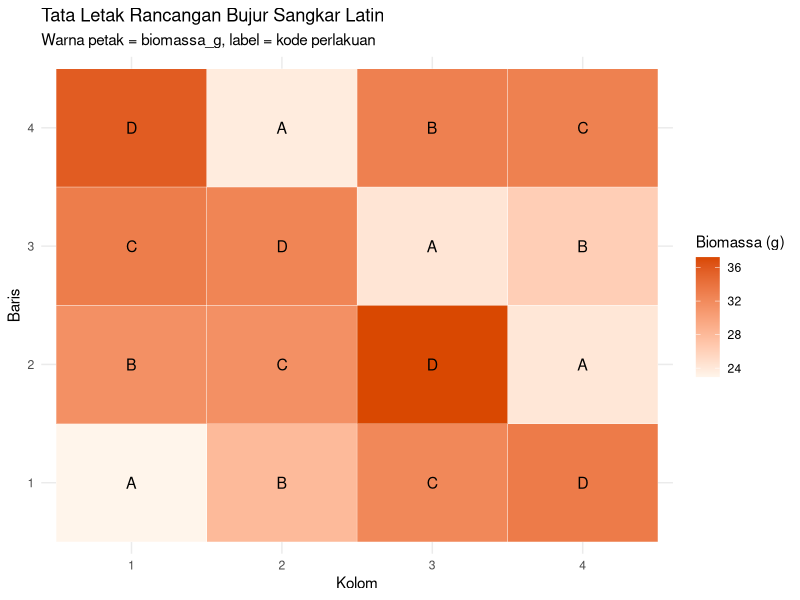
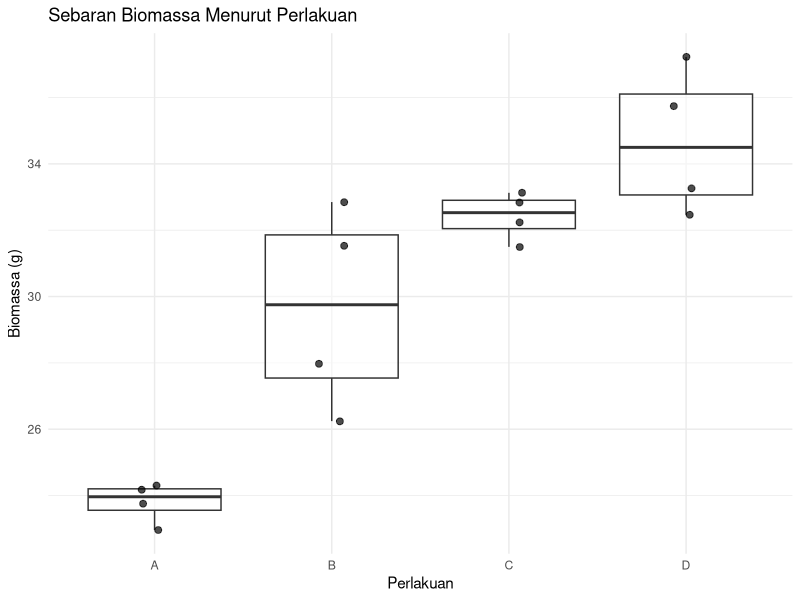
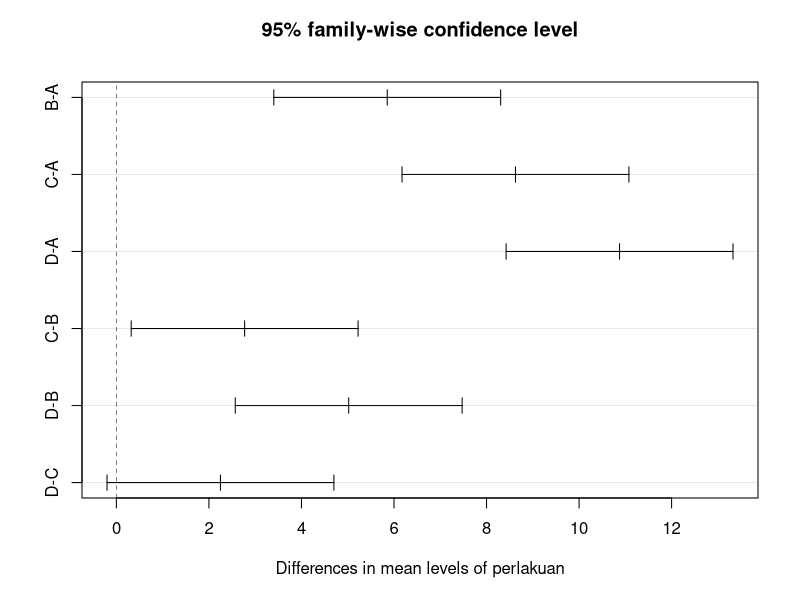
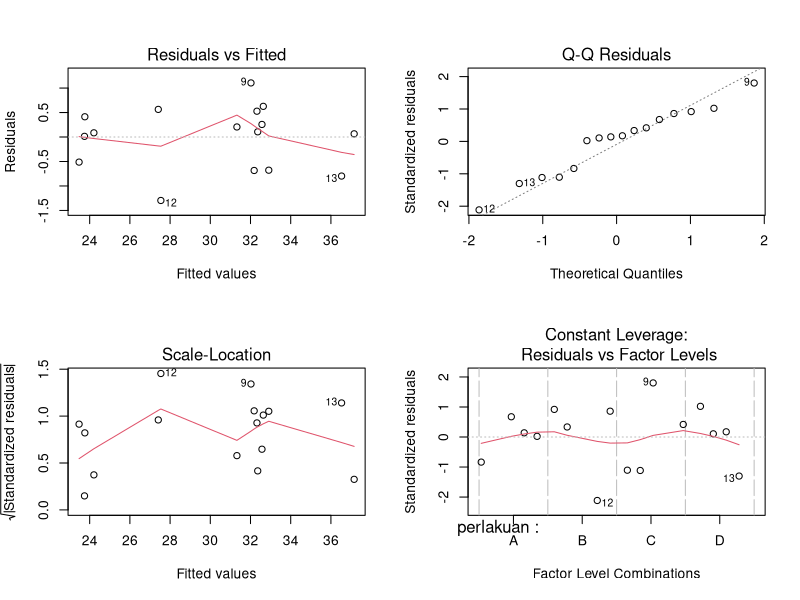

Generate these figures, in order, with R:
## =============================================================
## BIOSTATISTIKA UNTUK BIOLOGI
## Pertemuan 3 - Data Numerik Dua Arah
## Topik: Rancangan Bujur Sangkar Latin (RBSL / Latin Square)
## =============================================================
##
## TUJUAN PEMBELAJARAN:
## 1. Memahami konsep RBSL sebagai pengembangan dari RAK dengan
##    DUA arah pengelompokan (baris & kolom) sekaligus
## 2. Membaca & mengeksplorasi data dengan struktur baris-kolom
## 3. Memvisualisasikan tata letak perlakuan dalam bentuk "peta"
##    baris x kolom
## 4. Menguji pengaruh perlakuan dengan mengontrol keragaman
##    akibat baris dan kolom secara bersamaan
## 5. Melakukan uji lanjut Tukey HSD khusus untuk faktor perlakuan
## 6. Memeriksa asumsi model
## =============================================================
##
## KONSEP KUNCI: RBSL vs RAK
## Pada RAK (Pertemuan 2), keragaman terkontrol hanya berasal
## dari SATU arah pengelompokan (blok). Pada RBSL, ada DUA arah
## pengelompokan sekaligus -- baris dan kolom -- yang masing-
## masing dianggap sebagai sumber keragaman terkontrol yang
## saling tegak lurus (independen satu sama lain). Setiap
## perlakuan muncul TEPAT SATU KALI pada setiap baris dan TEPAT
## SATU KALI pada setiap kolom, sehingga pengaruh baris dan
## kolom dapat dipisahkan dari pengaruh perlakuan yang
## sesungguhnya ingin diuji.
##
## Konsekuensinya, RBSL membutuhkan jumlah ulangan = jumlah
## perlakuan (tata letak berbentuk bujur sangkar n x n), dan
## TIDAK ADA replikasi lain di luar itu -- karena itu, model
## RBSL klasik tidak dapat menguji interaksi antar faktor.
## =============================================================

## -----------------------------------------------------------
## 0. PERSIAPAN: memuat paket yang dibutuhkan
## -----------------------------------------------------------
# Di sini paket dimuat satu per satu (bukan tidyverse) agar
# lebih jelas paket mana yang menyediakan fungsi apa:
#   readr   -> membaca file .csv (read_csv)
#   dplyr   -> manipulasi data (mutate, group_by, summarise)
#   ggplot2 -> visualisasi data
library(readr)
library(dplyr)
library(ggplot2)


## -----------------------------------------------------------
## 1. MEMBACA DATA
## -----------------------------------------------------------
data <- read_csv("data/03_data_numerik_dua_arah.csv")

# glimpse() memastikan struktur data sudah sesuai ekspektasi:
# - "baris"      -> faktor pengelompokan arah pertama
# - "kolom"      -> faktor pengelompokan arah kedua
# - "perlakuan"  -> faktor perlakuan yang ingin diuji
# - "biomassa_g" -> variabel respons numerik
glimpse(data)

# Konversi "baris", "kolom", dan "perlakuan" menjadi faktor.
# Ini penting terutama untuk "baris" dan "kolom": jika masih
# berupa angka, R akan memperlakukannya sebagai variabel numerik
# kontinu (bukan kategori), sehingga model ANOVA yang terbentuk
# akan salah secara konsep.
data <- data |>
  mutate(
    baris = factor(baris),
    kolom = factor(kolom),
    perlakuan = factor(perlakuan)
  )

levels(data$baris)
levels(data$kolom)
levels(data$perlakuan)

# Pemeriksaan tata letak RBSL: pastikan setiap perlakuan memang
# muncul tepat satu kali pada tiap baris dan tiap kolom. Jika
# tabel yang dihasilkan bukan berisi angka 1 semua, artinya tata
# letak bujur sangkar latin belum terpenuhi dan model di bagian
# 4 tidak akan valid.
table(data$baris, data$perlakuan)
table(data$kolom, data$perlakuan)


## -----------------------------------------------------------
## 2. STATISTIK DESKRIPTIF PER PERLAKUAN
## -----------------------------------------------------------
# Ringkasan ini digabung lintas semua baris & kolom -- baru
# gambaran awal. Efek baris dan kolom baru terlihat nanti lewat
# model ANOVA pada bagian 4.
data |>
  group_by(perlakuan) |>
  summarise(
    n = n(),
    mean = mean(biomassa_g, na.rm = TRUE),
    sd = sd(biomassa_g, na.rm = TRUE),
    .groups = "drop"
  )


## -----------------------------------------------------------
## 3. VISUALISASI TATA LETAK RBSL
## -----------------------------------------------------------
# geom_tile() menggambarkan "peta" petak percobaan: sumbu-x
# adalah kolom, sumbu-y adalah baris, warna petak menunjukkan
# nilai biomassa_g, dan label di dalam petak menunjukkan
# perlakuan apa yang ditempatkan di sana. Grafik ini sangat
# membantu memvisualisasikan apakah tata letak perlakuan sudah
# benar-benar seimbang (setiap perlakuan sekali per baris/kolom).
ggplot(data, aes(x = factor(kolom), y = factor(baris), fill = biomassa_g)) +
  geom_tile(color = "white") +
  geom_text(aes(label = perlakuan), color = "black", size = 4) +
  scale_fill_gradient(low = "#fff5eb", high = "#d94801") +
  labs(
    title = "Tata Letak Rancangan Bujur Sangkar Latin",
    subtitle = "Warna petak = biomassa_g, label = kode perlakuan",
    x = "Kolom",
    y = "Baris",
    fill = "Biomassa (g)"
  ) +
  theme_minimal()

# Boxplot tambahan untuk melihat sebaran biomassa per perlakuan
# secara langsung, mirip grafik pada Pertemuan 1 & 2.
ggplot(data, aes(x = perlakuan, y = biomassa_g)) +
  geom_boxplot(alpha = 0.5, outlier.shape = NA) +
  geom_jitter(width = 0.08, size = 2, alpha = 0.7) +
  labs(
    title = "Sebaran Biomassa Menurut Perlakuan",
    x = "Perlakuan",
    y = "Biomassa (g)"
  ) +
  theme_minimal()


## -----------------------------------------------------------
## 4. MODEL RBSL: ANOVA DENGAN DUA ARAH PENGELOMPOKAN
## -----------------------------------------------------------
# Model: biomassa_g ~ perlakuan + factor(baris) + factor(kolom)
# Ketiga suku dijumlahkan (model aditif) -- artinya pengaruh
# perlakuan, baris, dan kolom terhadap biomassa_g diasumsikan
# tidak saling berinteraksi. Ini adalah bentuk model klasik untuk
# RBSL, sesuai dengan keterbatasan derajat bebas pada rancangan
# ini (jumlah data yang terbatas tidak memungkinkan pendugaan
# suku interaksi).
#
# factor(baris) dan factor(kolom) ditulis eksplisit di dalam
# formula sebagai jaminan tambahan bahwa keduanya diperlakukan
# sebagai kategori, meskipun sudah dikonversi ke faktor di
# bagian 1.
model <- aov(
  biomassa_g ~ perlakuan + factor(baris) + factor(kolom),
  data = data
)

# summary() menghasilkan tabel ANOVA dengan tiga baris:
# - "perlakuan"     -> fokus utama: apakah rata-rata biomassa
#                      berbeda signifikan antar perlakuan
# - "factor(baris)" -> apakah arah baris menyumbang keragaman
#                      signifikan
# - "factor(kolom)" -> apakah arah kolom menyumbang keragaman
#                      signifikan
# Baris & kolom yang signifikan menunjukkan bahwa pengelompokan
# dua arah tersebut memang efektif mengurangi galat percobaan.
summary(model)


## -----------------------------------------------------------
## 5. UJI LANJUT (POST-HOC): TUKEY HSD UNTUK PERLAKUAN
## -----------------------------------------------------------
# Sama seperti RAK, uji lanjut hanya dilakukan untuk faktor
# "perlakuan" karena itulah faktor yang menjadi fokus penelitian
# (baris dan kolom hanya faktor pengontrol, bukan objek yang
# ingin dibandingkan levelnya).
#
# Catatan: interpretasikan hasil ini hanya jika baris
# "perlakuan" pada tabel ANOVA di atas signifikan (Pr(>F) < 0.05).
tukey_result <- TukeyHSD(model, "perlakuan")
print(tukey_result)

# Selang kepercayaan yang tidak melewati angka 0 menunjukkan
# pasangan perlakuan tersebut berbeda signifikan.
plot(tukey_result)


## -----------------------------------------------------------
## 6. PEMERIKSAAN ASUMSI MODEL (DIAGNOSTIK)
## -----------------------------------------------------------
# Asumsi yang diperiksa sama seperti model-model sebelumnya:
#   (1) Residual menyebar normal
#   (2) Ragam antar kelompok homogen
#   (3) Tidak ada pencilan yang terlalu berpengaruh
# Pada RBSL, residual yang diperiksa sudah "bersih" dari
# pengaruh baris maupun kolom, karena keduanya sudah dimasukkan
# ke dalam model.
par(mfrow = c(2, 2))
plot(model)
par(mfrow = c(1, 1)) # kembalikan tampilan grafik ke normal


## -----------------------------------------------------------
## 7. (OPSIONAL) UJI FORMAL ASUMSI
## -----------------------------------------------------------
shapiro.test(residuals(model))
bartlett.test(biomassa_g ~ perlakuan, data = data)

## =============================================================
## RINGKASAN ALUR ANALISIS:
## Baca data -> Cek tata letak baris/kolom -> Deskriptif ->
## Visualisasi peta petak -> ANOVA tiga arah (perlakuan + baris
## + kolom) -> Post-hoc Tukey khusus perlakuan -> Cek asumsi
##
## PERBEDAAN UTAMA DENGAN PERTEMUAN 2 (RAK):
## - Ada DUA arah pengelompokan (baris & kolom), bukan satu
## - Setiap perlakuan muncul tepat sekali per baris & per kolom
##   (tata letak bujur sangkar), sehingga jumlah ulangan =
##   jumlah perlakuan
## - Model tidak dapat menguji interaksi karena keterbatasan
##   derajat bebas pada rancangan ini
## =============================================================
